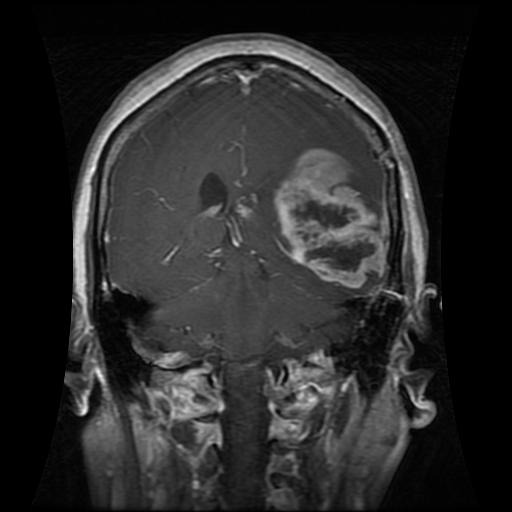
#> input picture dataset/archive/Training/glioma/Tr-gl_1018.jpg, 512 x 512 px; its folder holds only this picture in this run
$ python merge_datasets.py --source ../dataset/archive/Training/glioma/Tr-gl_1018.jpg --prefix ../dataset/archive/Training/glioma/Tr-gl_1040.jpg
#> lines starting #> are read from the running program, lines starting #| are printed output that depends on the picture
import argparse
import hashlib
import random
import shutil
from collections import defaultdict
from pathlib import Path

import numpy as np
from PIL import Image

TRAIN_DIR = Path("/app/dataset/archive/Training")
TEST_DIR = Path("/app/dataset/archive/Testing")
IMAGE_EXTS = {".jpg", ".jpeg", ".png", ".bmp", ".tif", ".tiff"}
RESAMPLE = getattr(Image, "Resampling", Image).LANCZOS
POPCOUNT_LUT = np.array([bin(i).count("1") for i in range(256)], dtype=np.uint8)

CLASS_MAPPING = {
    # Glioma i jego kliniczne podtypy
    "glioma": "glioma",
    "glioma_tumor": "glioma",
    "glioma tumor": "glioma",
    "astrocitoma": "glioma",
    "astrocytoma": "glioma",
    "glioblastoma": "glioma",
    "oligodendroglioma": "glioma",
    "ependimoma": "glioma",
    "ependymoma": "glioma",
    "ganglioglioma": "glioma",
    # Meningioma
    "meningioma": "meningioma",
    "meningioma_tumor": "meningioma",
    "meningioma tumor": "meningioma",
    # No tumor
    "notumor": "notumor",
    "no_tumor": "notumor",
    "no tumor": "notumor",
    "no": "notumor",
    "normal": "notumor",
    "healthy": "notumor",
    # Pituitary
    "pituitary": "pituitary",
    "pituitary_tumor": "pituitary",
    "pituitary tumor": "pituitary",
}


def resolve_target_class(folder_name: str):
    name = folder_name.strip().lower()
    if name in CLASS_MAPPING:
        return CLASS_MAPPING[name]
    for key, target in CLASS_MAPPING.items():
        if len(key) >= 6 and key in name:
            return target
    return None


def compute_signature(image_path: Path):
    md5 = hashlib.md5(image_path.read_bytes()).hexdigest()
    with Image.open(image_path) as img:
        gray = img.convert("L")
        small = gray.resize((17, 16), RESAMPLE)
        pixels = np.asarray(small, dtype=np.int16)
        diff = (pixels[:, 1:] > pixels[:, :-1]).flatten()
        dhash_bytes = np.packbits(diff)
        thumb = np.asarray(gray.resize((32, 32), RESAMPLE), dtype=np.uint8)
    return md5, dhash_bytes, thumb


def is_duplicate(md5, dhash_bytes, thumb, md5_set, hash_arr, thumb_arr, n_known, hamming_thr, mae_thr):
    if md5 in md5_set:
        return True
    if n_known == 0:
        return False
    xor_res = np.bitwise_xor(hash_arr[:n_known], dhash_bytes)
    distances = POPCOUNT_LUT[xor_res].sum(axis=1)
    cand_idxs = np.where(distances <= hamming_thr)[0]
    if cand_idxs.size == 0:
        return False
    rec_thumb = thumb.astype(np.int16)
    for idx in cand_idxs:
        mae = float(np.abs(rec_thumb - thumb_arr[int(idx)].astype(np.int16)).mean())
        if mae <= mae_thr:
            return True
    return False


def main():
    parser = argparse.ArgumentParser(
        description="Scalanie nowego zbioru MRI do Training (MD5 + 256-bit dHash + MAE)."
    )
    parser.add_argument("--source", type=Path, required=True, help="Ścieżka do rozpakowanego zbioru w kontenerze.")
    parser.add_argument("--prefix", type=str, required=True, help="Prefiks nazw plików (np. epic, fernando).")
    parser.add_argument("--hamming", type=int, default=6, help="Maks. dystans Hamminga dla 256-bit dHash.")
    parser.add_argument("--mae", type=float, default=4.0, help="Maks. MAE na miniaturze 32x32.")
    parser.add_argument("--max-per-class", type=int, default=0, help="Limit dodawanych obrazów na klasę (0 = bez limitu).")
    parser.add_argument("--seed", type=int, default=42)
    parser.add_argument("--dry-run", action="store_true", help="Symulacja bez kopiowania plików.")
    args = parser.parse_args()

    if not args.source.exists():
        raise SystemExit(f"Katalog źródłowy nie istnieje: {args.source}")

    # 1. Zbieranie istniejących plików i kandydatów
    existing_files = []
    current_train_counts = defaultdict(int)
    for base_dir in [TEST_DIR, TRAIN_DIR]:
        if not base_dir.exists():
            continue
        for class_dir in sorted(p for p in base_dir.iterdir() if p.is_dir()):
            for file_path in class_dir.iterdir():
                if file_path.suffix.lower() in IMAGE_EXTS:
                    existing_files.append(file_path)
                    if base_dir == TRAIN_DIR:
                        current_train_counts[class_dir.name] += 1
#> pass 2 of the loop in main, `for base_dir in [TEST_DIR, TRAIN_DIR]:`:

    candidates = defaultdict(list)
    total_candidates = 0
    for folder in sorted(args.source.rglob("*")):
        if not folder.is_dir():
            continue
        target_class = resolve_target_class(folder.name)
        if not target_class:
            continue
        for img_path in folder.iterdir():
            if img_path.suffix.lower() in IMAGE_EXTS:
                candidates[target_class].append(img_path)
                total_candidates += 1

    print(f"Indeksowanie {len(existing_files)} istniejących skanów (Training + Testing)...")
    max_capacity = len(existing_files) + total_candidates
    md5_set = set()
    hash_arr = np.empty((max_capacity, 32), dtype=np.uint8)
    thumb_arr = np.empty((max_capacity, 32, 32), dtype=np.uint8)
    n_known = 0

    for file_path in existing_files:
        try:
            md5, dhash_bytes, thumb = compute_signature(file_path)
#> in compute_signature, img is the input picture: PIL image 512x512 RGB; min 0, max 255, mean 41.7
#> in compute_signature, `small = gray.resize((17, 16), RESAMPLE)`:
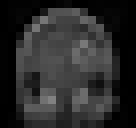
#> small: PIL image 17x16 L (shown 8 times larger); min 0, max 129, mean 42.2
#> in compute_signature, `dhash_bytes = np.packbits(diff)`: dhash_bytes = 32 values, max 248 at index 28, min 8 at index 21, mean 134.1
#> in compute_signature, `thumb = np.asarray(gray.resize((32, 32), RESAMPLE), dtype=np.uint8)`:
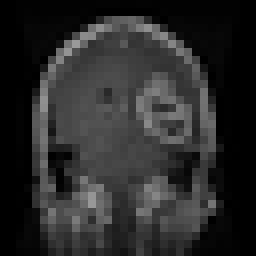
#> thumb: shape (32, 32) (shown 8 times larger); min 0, max 153, mean 41.9
#> md5 = '14e659ab7f050c2c268017ae65948300'
            md5_set.add(md5)
            hash_arr[n_known] = dhash_bytes
            thumb_arr[n_known] = thumb
            n_known += 1
        except Exception:
            pass
#> pass 2 of the loop in main, `for file_path in existing_files:`:
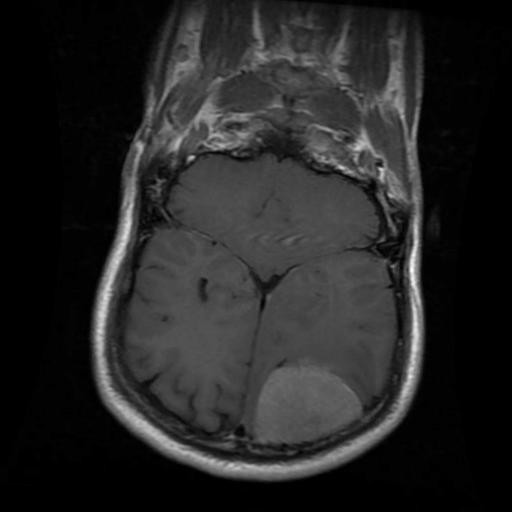
#> input picture dataset/archive/Training/meningioma/Tr-aug-me_2.jpg, 512 x 512 px
#> in compute_signature, img is the input picture: PIL image 512x512 RGB; min 0, max 253, mean 37.1
#> in compute_signature (call 2), `small = gray.resize((17, 16), RESAMPLE)`:
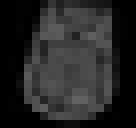
#> small: PIL image 17x16 L (shown 8 times larger); min 0, max 99, mean 37.5
#> in compute_signature (call 2), `dhash_bytes = np.packbits(diff)`: dhash_bytes = 32 values, max 233 at index 19, min 0 at index 1, mean 110.8
#> in compute_signature (call 2), `thumb = np.asarray(gray.resize((32, 32), RESAMPLE), dtype=np.uint8)`:
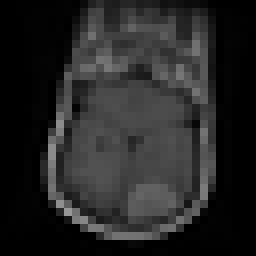
#> thumb: shape (32, 32) (shown 8 times larger); min 0, max 151, mean 37.4
#> in main, `md5, dhash_bytes, thumb = compute_signature(file_path)`: md5 = 'e04909977e7c03fda8f84c5b045d20aa'

    rng = random.Random(args.seed)
    added_counts = defaultdict(int)
    skipped_dups = 0
    skipped_errors = 0

    for target_class, paths in sorted(candidates.items()):
        rng.shuffle(paths)
        dest_dir = TRAIN_DIR / target_class
        if not args.dry_run:
            dest_dir.mkdir(parents=True, exist_ok=True)

        for img_path in paths:
            if args.max_per_class > 0 and added_counts[target_class] >= args.max_per_class:
                break
            try:
                md5, dhash_bytes, thumb = compute_signature(img_path)
            except Exception:
                skipped_errors += 1
                continue

            if is_duplicate(
                md5, dhash_bytes, thumb, md5_set, hash_arr, thumb_arr, n_known, args.hamming, args.mae
            ):
                skipped_dups += 1
                continue

            md5_set.add(md5)
            hash_arr[n_known] = dhash_bytes
            thumb_arr[n_known] = thumb
            n_known += 1
            added_counts[target_class] += 1

            if not args.dry_run:
                new_name = f"{args.prefix}_{added_counts[target_class]:05d}{img_path.suffix.lower()}"
                shutil.copy2(img_path, dest_dir / new_name)

    print("\n=== PODSUMOWANIE SCALANIA ===")
    if args.dry_run:
        print("(TRYB SYMULACJI --dry-run — nie skopiowano żadnych plików)")
    for cls in ["glioma", "meningioma", "notumor", "pituitary"]:
        before = current_train_counts[cls]
        added = added_counts[cls]
        print(f"  {cls:11s}: było {before:4d}  + dodano {added:4d}  => łącznie {before + added:4d}")
    print(f"Odrzucono duplikatów / wycieków: {skipped_dups}")
    print(f"Pominięto uszkodzonych plików:   {skipped_errors}")


if __name__ == "__main__":
    main()
